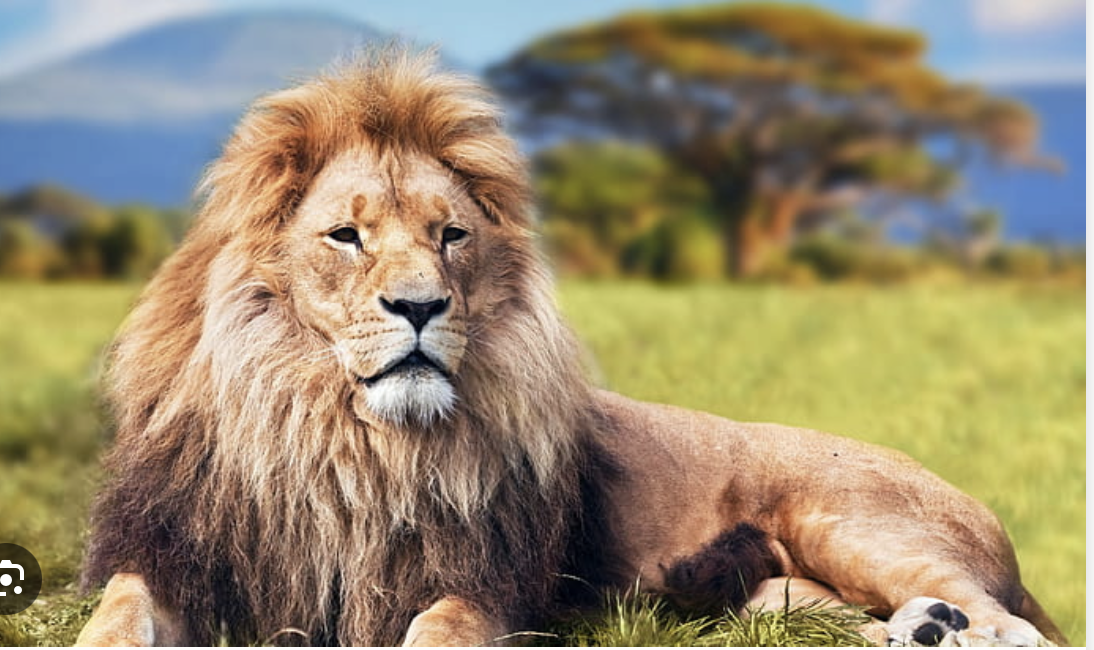
#> input picture Experiment_1/Lion.jpg, 1094 x 650 px
$ jupyter execute experiment-1.ipynb
#> lines starting #> are read from the running program, lines starting #| are printed output that depends on the picture; after the words box and inside, x2 and y2 are one past the last pixel; in counts of white or black regions, pixels touching at a corner belong together
[cell 1]
import cv2
import numpy as np
import matplotlib.pyplot as plt

print("OpenCV Version:", cv2.__version__)
print("NumPy Version:", np.__version__)

[cell 2]
# Read Image
img = cv2.imread("Lion.jpg")
#> img is the input picture: shape (650, 1094, 3); mean B, G, R 111.9, 138.8, 151.8

if img is None:
    print("Image not found!")
else:
    print("Image loaded successfully.")
    print("Shape :", img.shape)
#| Shape : (650, 1094, 3)
    print("Data Type :", img.dtype)
#| Data Type : uint8

[cell 3]
cv2.imshow("Lion Image", img)
cv2.waitKey(0)
cv2.destroyAllWindows()

[cell 4]
rgb = cv2.cvtColor(img, cv2.COLOR_BGR2RGB)

plt.figure(figsize=(9,6))
plt.imshow(rgb)
plt.title("Lion Image (RGB)")
plt.axis("off")
plt.show()

[cell 5]
height, width, channels = img.shape
#> height = 650; width = 1094; channels = 3

print("Height :", height)
#| Height : 650
print("Width :", width)
#| Width : 1094
print("Channels :", channels)
#| Channels : 3

[cell 6]
print("Pixel Value at (150,250):")
print(img[150,250])
#| [119 159 214]

[cell 7]
modified = img.copy()

modified[150,250] = [255,0,0]
#> modified: shape (650, 1094, 3); under 0.01% of pixels changed, all inside (x1, y1, x2, y2) = (250, 150, 251, 151)

cv2.imshow("Modified Pixel", modified)
cv2.waitKey(0)
cv2.destroyAllWindows()

[cell 8]
roi = img[100:350,200:500]
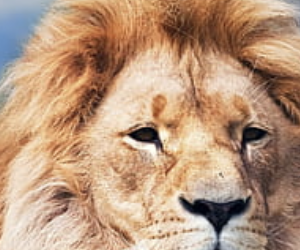
#> roi: shape (250, 300, 3); mean B, G, R 125, 151.6, 185.5

cv2.imshow("Region of Interest", roi)
cv2.waitKey(0)
cv2.destroyAllWindows()

[cell 9]
gray = cv2.cvtColor(img, cv2.COLOR_BGR2GRAY)
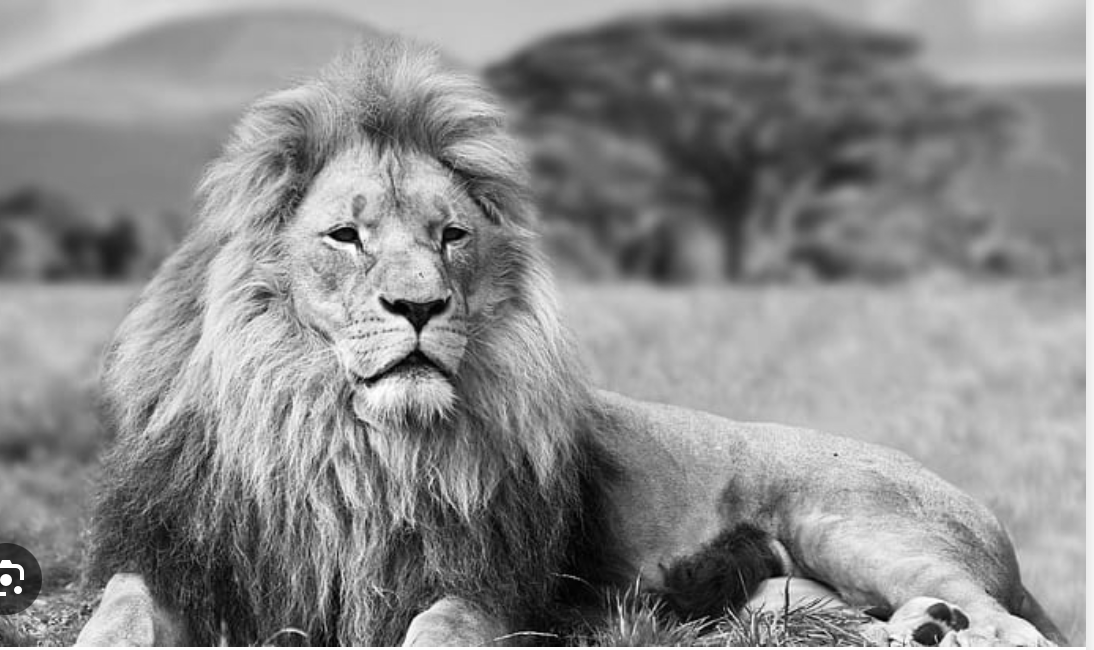
#> gray: shape (650, 1094); min 1, max 255, mean 139.6

cv2.imshow("Grayscale Image", gray)
cv2.waitKey(0)
cv2.destroyAllWindows()

[cell 10]
resized = cv2.resize(img, (500,350))
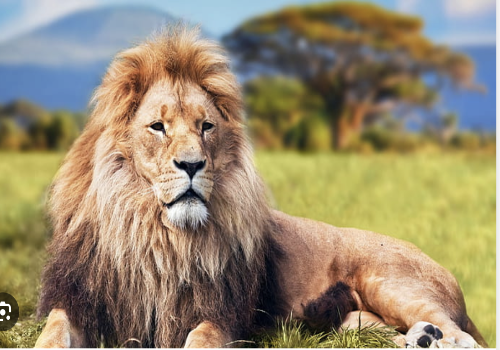
#> resized: shape (350, 500, 3); mean B, G, R 111.9, 138.8, 151.7

cv2.imshow("Resized Image", resized)
cv2.waitKey(0)
cv2.destroyAllWindows()

[cell 11]
horizontal = cv2.flip(img,1)
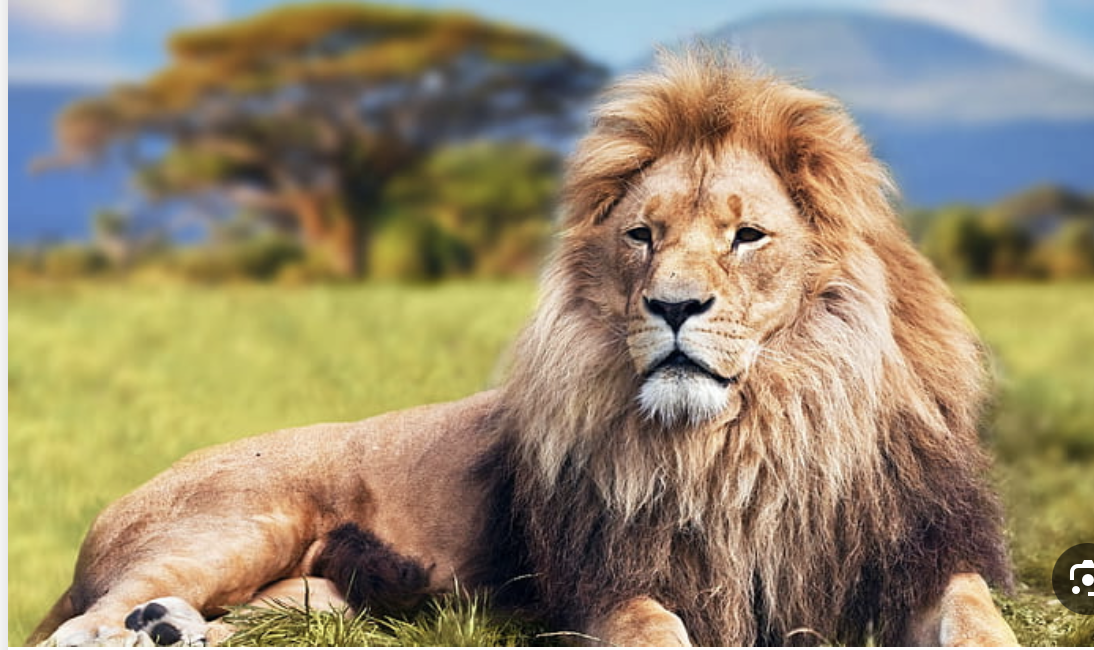
#> horizontal: shape (650, 1094, 3); mean B, G, R 111.9, 138.8, 151.8
vertical = cv2.flip(img,0)
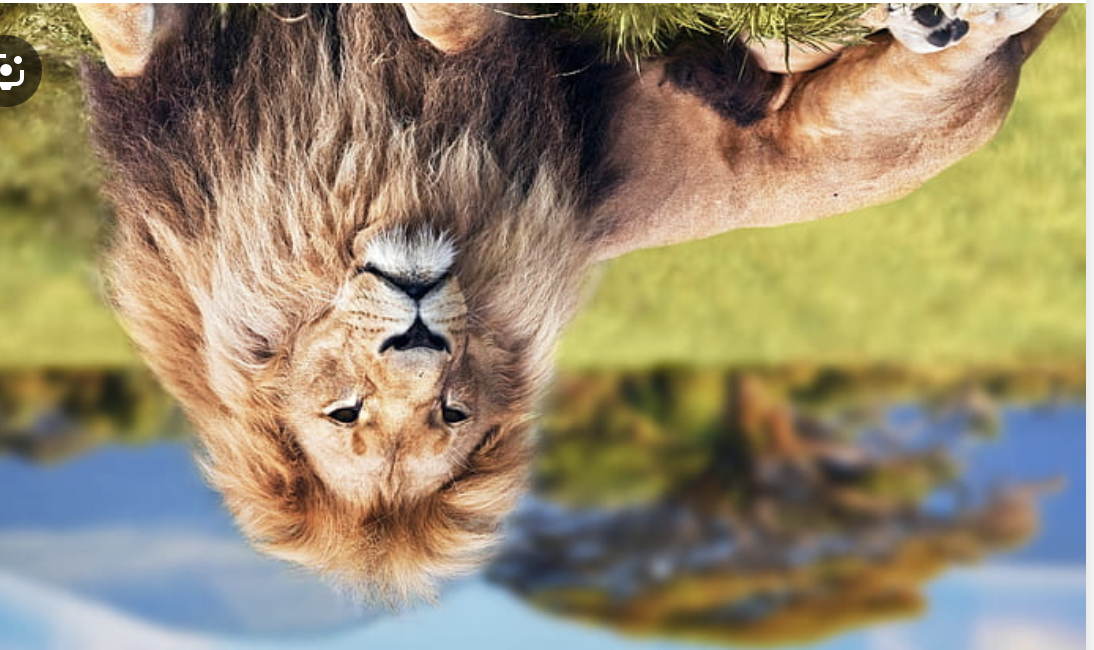
#> vertical: shape (650, 1094, 3); mean B, G, R 111.9, 138.8, 151.8

cv2.imshow("Horizontal Flip", horizontal)
cv2.imshow("Vertical Flip", vertical)

cv2.waitKey(0)
cv2.destroyAllWindows()

[cell 12]
rotated = cv2.rotate(img, cv2.ROTATE_180)
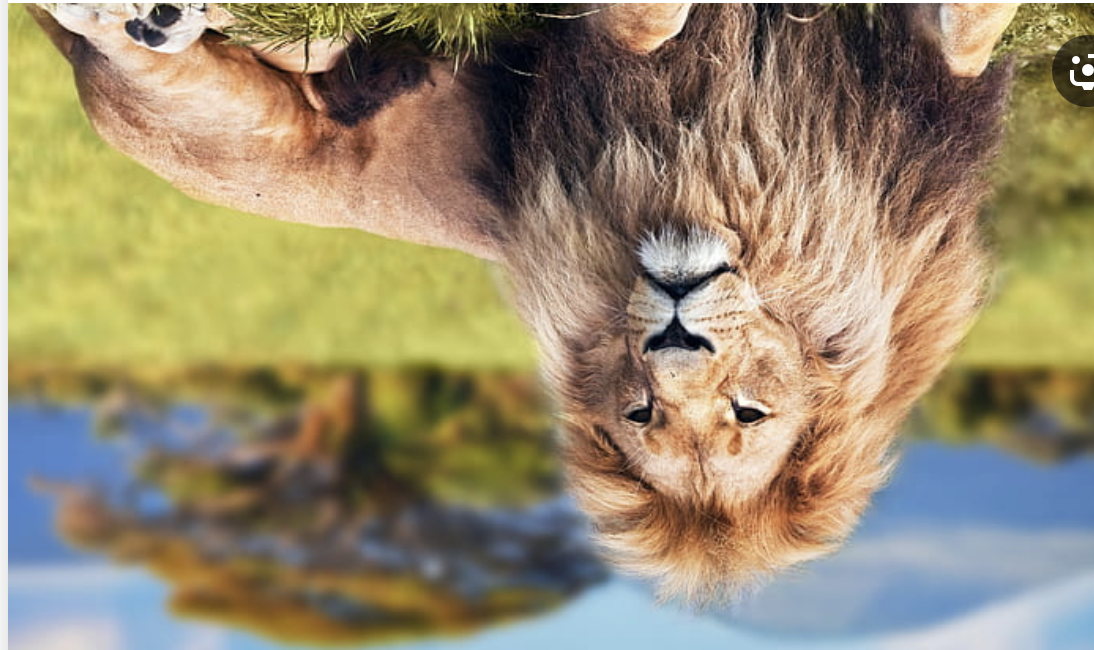
#> rotated: shape (650, 1094, 3); mean B, G, R 111.9, 138.8, 151.8

cv2.imshow("Rotated Image", rotated)
cv2.waitKey(0)
cv2.destroyAllWindows()

[cell 13]
rectangle = img.copy()

cv2.rectangle(
    rectangle,
    (120,80),
    (500,320),
    (255,0,0),
    2
)
#> rectangle: shape (650, 1094, 3); 0.52% of pixels changed, all inside (x1, y1, x2, y2) = (119, 79, 502, 322)

cv2.imshow("Rectangle", rectangle)
cv2.waitKey(0)
cv2.destroyAllWindows()

[cell 14]
text = img.copy()

cv2.putText(
    text,
    "Experiment 1",
    (80,60),
    cv2.FONT_HERSHEY_SIMPLEX,
    1.2,
    (0,255,255),
    3
)
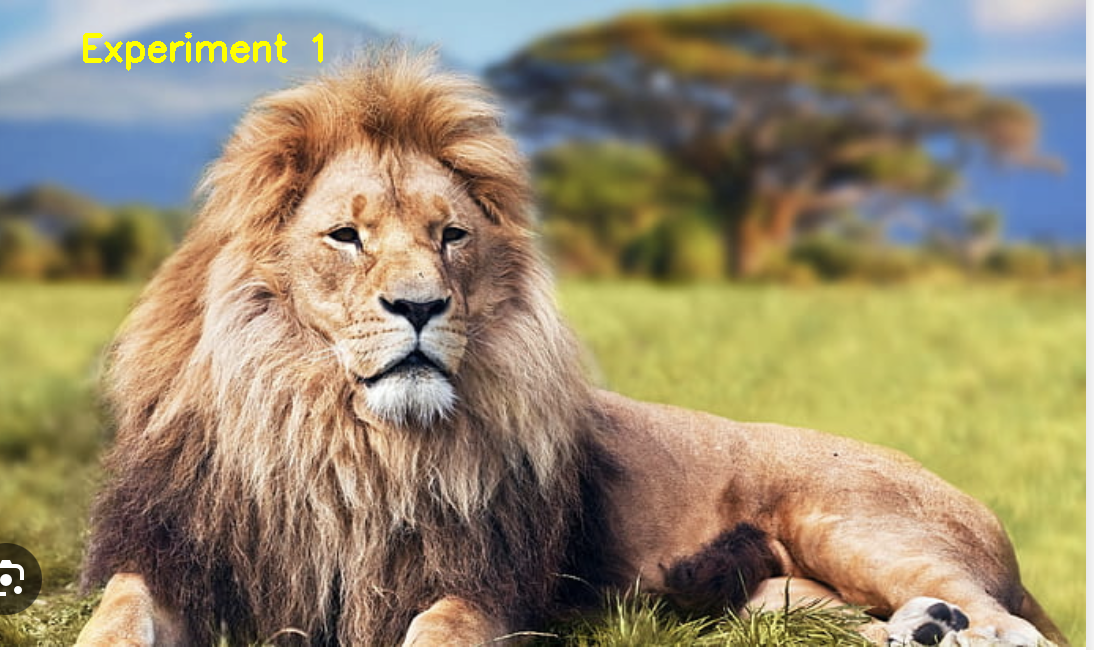
#> text: shape (650, 1094, 3); 0.37% of pixels changed, all inside (x1, y1, x2, y2) = (83, 32, 323, 71)

cv2.imshow("Text on Image", text)
cv2.waitKey(0)
cv2.destroyAllWindows()
